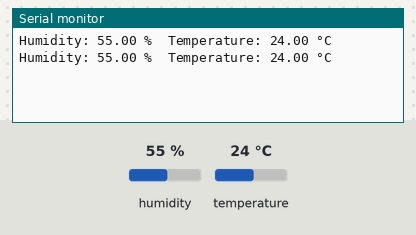
Recording of a sketch running on a simulated ESP8266 (NodeMCU). Shown: the last lines printed to the serial monitor. The inputs (shaded band) are chosen by the test bench; at power-on: humidity 55 %, temperature 24 °C.

Above: at 4.8 s.
4.9 s: humidity set to 22 %
At 6.5 s:
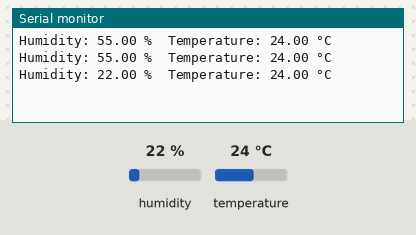
7.9 s: temperature set to 12 °C
At 8.8 s:
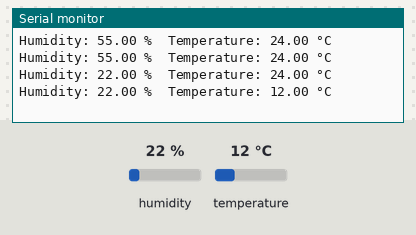
10.9 s: humidity set to 40 %
At 13.6 s:
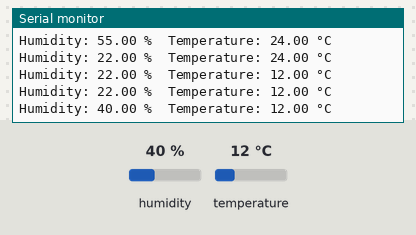
Timing chart, 0 to 15.1 s (numbered marks = the images above; inputs shaded):
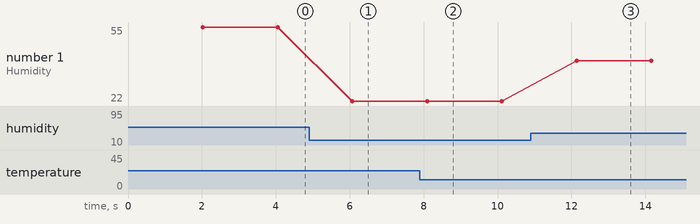

Measured:
- after the input at 4.9 s, the serial monitor: prints a new line after 1.2 s (image 1)
- after the input at 7.9 s, the serial monitor: prints a new line after 0.19 s (image 2)
- after the input at 10.9 s, the serial monitor: prints a new line after 1.2 s (image 3)
- plotted number 1: 55 → 22 after the input at 4.9 s, 22 → 40 after the input at 10.9 s

The sketch:

DHT22_Temp_and_Humidity.ino
```cpp
#include <DHT.h>

#define DHTPIN D1  // Define the pin where the sensor is connected to the Arduino
#define DHTTYPE DHT11  // Change this to DHT11 if you're using that sensor

DHT dht(DHTPIN, DHTTYPE);

void setup() {
  Serial.begin(9600);
  dht.begin();
}

void loop() {
  delay(2000);  // DHT22 can only be read once every 2 seconds

  float humidity = dht.readHumidity();
  float temperature = dht.readTemperature();

  if (isnan(humidity) || isnan(temperature)) {
    Serial.println("Failed to read from DHT sensor");
  } else {
    Serial.print("Humidity: ");
    Serial.print(humidity);
    Serial.print(" %\t");
    Serial.print("Temperature: ");
    Serial.print(temperature);
    Serial.println(" °C");
  }
}
```
